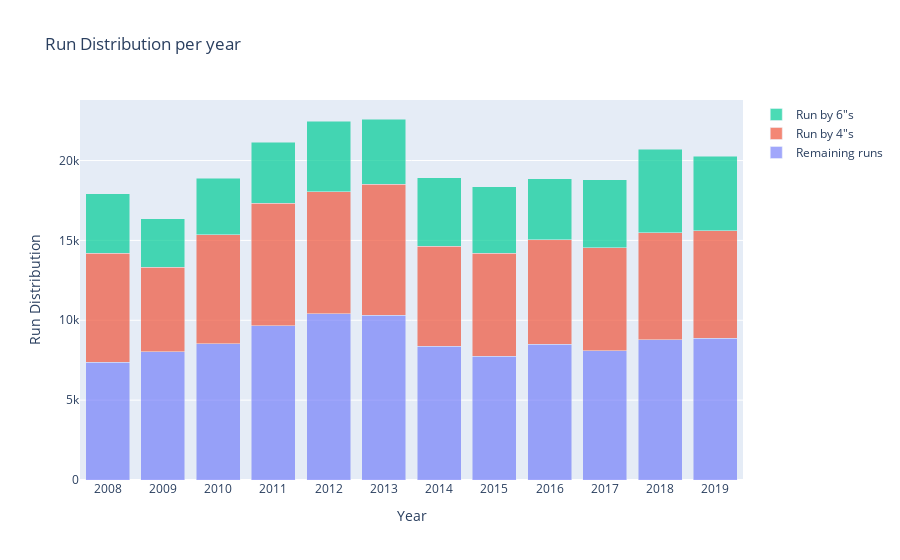

This figure's notebook cell:
### Code cell
trace1 = go.Bar(
    x = Season_boundaries['season'],
    y = Season_boundaries['total_runs'] - (Season_boundaries['6"s'] + Season_boundaries['4"s']),
    name = 'Remaining runs', opacity = 0.6)

trace2 = go.Bar(
    x = Season_boundaries['season'],
    y = Season_boundaries['4"s'],
    name = 'Run by 4"s', opacity = 0.7)

trace3 = go.Bar(
    x = Season_boundaries['season'],
    y = Season_boundaries['6"s'],
    name = 'Run by 6"s', opacity = 0.7)


data = [trace1, trace2, trace3]
layout = go.Layout(title = "Run Distribution per year", barmode = 'stack', xaxis = dict(tickmode = 'linear', title = "Year"),
                                    yaxis = dict(title = "Run Distribution"), hovermode = 'x')

fig = go.Figure(data = data, layout = layout)
iplot(fig)

### Figure 1 — Plotly figure (JSON) as saved in the notebook; plotly's stock layout.template omitted (floating-point values rounded to 4 significant figures)
{"data": [{"name": "Remaining runs", "opacity": 0.6, "x": [2008, 2009, 2010, 2011, 2012, 2013, 2014, 2015, 2016, 2017, 2018, 2019], "y": [7387, 8021, 8525, 9656, 10411, 10300, 8389, 7757, 8496, 8102, 8796, 8862], "type": "bar"}, {"name": "Run by 4\"s", "opacity": 0.7, "x": [2008, 2009, 2010, 2011, 2012, 2013, 2014, 2015, 2016, 2017, 2018, 2019], "y": [6812, 5284, 6836, 7664, 7644, 8216, 6252, 6444, 6532, 6448, 6696, 6740], "type": "bar"}, {"name": "Run by 6\"s", "opacity": 0.7, "x": [2008, 2009, 2010, 2011, 2012, 2013, 2014, 2015, 2016, 2017, 2018, 2019], "y": [3738, 3048, 3522, 3834, 4398, 4086, 4290, 4152, 3834, 4236, 5214, 4668], "type": "bar"}], "layout": {"barmode": "stack", "hovermode": "x", "title": {"text": "Run Distribution per year"}, "xaxis": {"tickmode": "linear", "title": {"text": "Year"}, "type": "linear", "range": [2008.0, 2020.0], "autorange": true}, "yaxis": {"title": {"text": "Run Distribution"}, "type": "linear", "range": [0, 23790.0], "autorange": true}, "autosize": true}}
